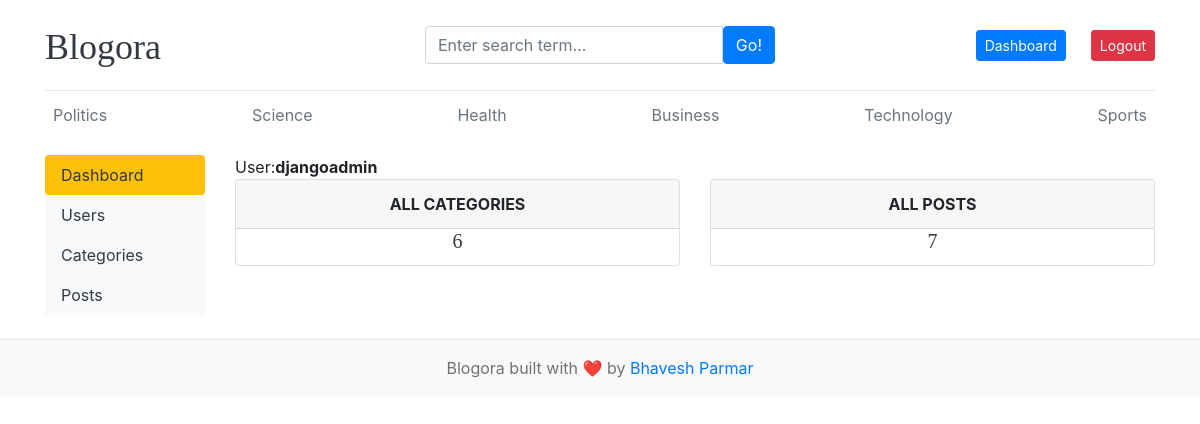
The page /dashboard/ (signed in) on the database its author committed.
### blogs/models.py (models this page shows, shortened)
class Category(models.Model):
    category_name = models.CharField(max_length=100, unique=True)
    created_at = models.DateTimeField(auto_now_add=True)
    updated_at = models.DateTimeField(auto_now=True)
    class Meta:
        verbose_name_plural = 'categories'

### dashboards/views.py (the view)
# urls.py: path('dashboard/', include('dashboards.urls')),
@login_required(login_url='login')
def dashboard(request):
    category_count = Category.objects.count()
    blog_count = Blog.objects.count()
    con = {
        'category_count':category_count,
        'blog_count':blog_count,
    }
    return render(request, 'dashboard/dashboards.html', con)

### blogs/context_processors.py (called while the page is built)
def get_categories(request):
    categories = Category.objects.all()
    return dict(categories=categories)

def get_about(request):
    about = About.objects.first()
    return dict(about=about)

def get_social_links(request):
    social_links = SocialLinks.objects.all()
    return dict(social_links=social_links)

### templates/dashboard/dashboards.html
{% extends 'base.html' %}
{% block content %}
    <div class="row">
        {% include 'dashboard/sidebar.html' %}
        <div class="col-md-10">
            <span>User:<b>{{ user }}</b></span>
            <div class="row">
                <div class="col">
                    <div class="card border-default mb-3">
                        <div class="card-header text-center text-uppercase font-weight-bold">All Categories</div>
                        <div class="card_body text-dark">
                            <h5 class="card-title text-center">{{ category_count }}</h5>
                        </div>
                    </div>
                </div>
                <div class="col">
                    <div class="card border-default mb-3">
                        <div class="card-header text-center text-uppercase font-weight-bold">All Posts</div>
                        <div class="card_body text-dark">
                            <h5 class="card-title text-center">{{ blog_count }}</h5>
                        </div>
                    </div>
                </div>
            </div>
        </div>
    </div>
{% endblock content %}

### templates/base.html (shortened to what this page needs)
{% load static %}
<!doctype html>
<html lang="en">
<head>
  <link rel="stylesheet" href="https://cdn.jsdelivr.net/npm/bootstrap@4.0.0/dist/css/bootstrap.min.css" />
  <link href="{% static 'css/blog.css' %}" rel="stylesheet" />
  <link rel="stylesheet" href="https://cdnjs.cloudflare.com/ajax/libs/font-awesome/6.5.0/css/all.min.css">
</head>
<body>
  <div class="container">
    <header class="blog-header py-3">
      <div class="row flex-nowrap justify-content-between align-items-center">
        <div class="col-4 pt-1">
          <a class="blog-header-logo text-dark" href="/">Blogora</a>
        </div>
        <div class="col-4">
          <form action="{% url 'search' %}" method="GET">
            <div class="input-group">
              <input class="form-control" name="keyword" value="{{ keyword }}" type="text" placeholder="Enter search term..." aria-label="Enter search term...">
              <button class="btn btn-primary" id="button-search" type="submit">Go!</button>
            </div>
          </form>
        </div>
        <div class="col-4 d-flex justify-content-end align-items-center">
          {% if not user.is_authenticated %}
            <a class="btn btn-sm btn-warning" href="{% url 'login' %}">Login</a>
            <a class="btn btn-sm btn-outline-secondary ml-2" href="{% url 'register' %}">Register</a>
          {% else %}
            <div style="color: blue;">
              <span><a class="btn btn-sm btn-primary" href="{% url 'dashboard' %}">Dashboard</a></span>
              <a class="btn btn-sm btn-danger" href="{% url 'logout' %}">Logout</a>
            </div>
          {% endif %}
        </div>
      </div>
    </header>
    <div class="nav-scroller py-1 mb-3">
      <nav class="nav d-flex justify-content-between flex-wrap">
        {% for cat in categories %}
          <a class="p-2 text-muted text-dark" href="{% url 'post_by_category' cat.pk %}">
            {{ cat.category_name }}
          </a>
        {% empty %}
          <span class="text-muted p-2">No categories</span>
        {% endfor %}
      </nav>
    </div>
    {% block content %}
    {% endblock %}
  </div>
  <footer class="blog-footer text-center py-3 mt-4 border-top">
    <p class="mb-0">
      Blogora built with ❤️ by <a href="#">Bhavesh Parmar</a>
    </p>
  </footer>
</body>
</html>

### blog_main/static/css/blog.css (style rules this page uses)
.blog-header { border-bottom: 1px solid #e5e5e5; }
.blog-header-logo { font-family: "Playfair Display", Georgia, "Times New Roman", serif; font-size: 2.25rem; }
h1, h2, h3, h4, h5, h6 { font-family: "Playfair Display", Georgia, "Times New Roman", serif; }
.blog-footer { padding: 2.5rem 0; color: #727272; text-align: center; background-color: #f9f9f9; border-top: .05rem solid #e5e5e5; }
.blog-footer p:last-child { margin-bottom: 0; }

### rows shown on the page
Category: category_name "Politics"
Category: category_name "Science"
Category: category_name "Health"
Category: category_name "Business"
Category: category_name "Technology"
Category: category_name "Sports"

### other values the page prints
{{ user }} "djangoadmin"
{{ category_count }} "6"
{{ blog_count }} "7"
